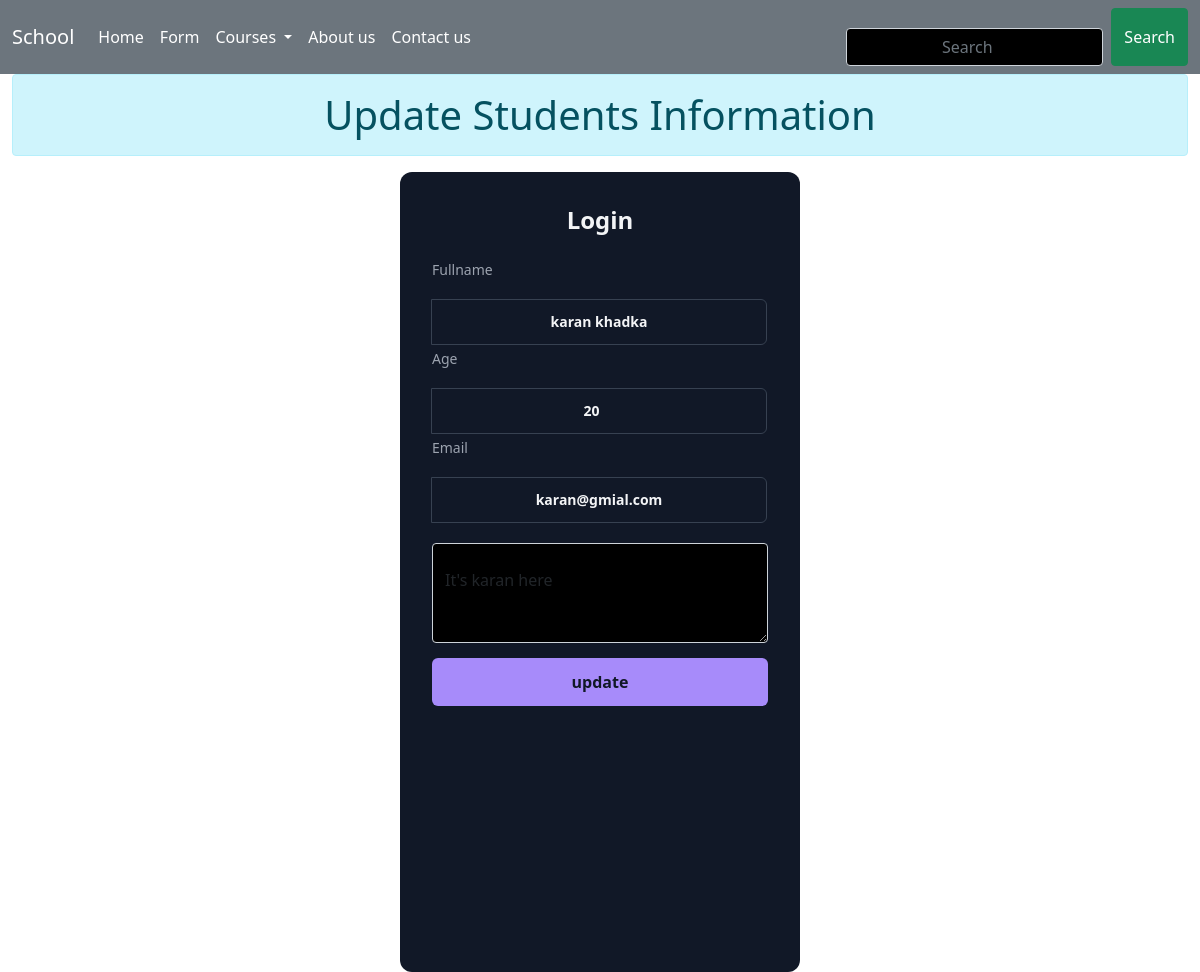
Page /update/21 on the committed database.
### crudApp/models.py (models this page shows)
class Student(models.Model):
    name=models.CharField(max_length=40)
    age=models.IntegerField()
    email=models.EmailField()
    message=models.TextField()
    isDelete=models.BooleanField(default=False)

### crudApp/views.py (the view, shortened to what this page needs)
# urls.py: path('update/<int:id>',update_data,name='update_data'),
def update_data(request,id):
    data=Student.objects.get(id=id)
    return render(request,'crudapp/update.html',{'data':data})

### crudApp/templates/crudapp/update.html (shortened to what this page needs)
{% extends "crudapp/base.html" %} {% block content %}
<div class="container-fluid">
  <div class="row">
    <div class="col-12">
      <h1 class=" text-center alert alert-info">Update Students Information</h1>
      <div class="form-containers d-flex justify-content-center align-items-center" style="height: 100vh;">
        <div class="form-container w-40">
          <p class="title">Login</p>
          <form method="POST" action="{% url 'update_data' data.id %}" class="form">
            <div class="input-group">
              <label for="username">Fullname</label>
              <input type="text" name="name" placeholder="" value="{{data.name}}" />
            </div>
            <div class="input-group">
              <label for="age">Age</label>
              <input type="number" name="age" placeholder="" value="{{data.age}}" />
            </div>
            <div class="input-group">
              <label for="email">Email</label>
              <input type="email" name="email" placeholder="" value="{{data.email}}" />
            </div>
            <div class="form-floating">
              <textarea
                class="form-control"
                placeholder="Leave a comment here"
                name="message"
                id="floatingTextarea2"
                style="height: 100px"
              >{{data.message}}</textarea>
            </div>
            <input class="input-form" type="submit" value="update" />
          </form>
        </div>
      </div>
    </div>
  </div>
</div>
{% endblock content %}

### crudApp/static/css/form.css (style rules this page uses)
.form-containers { height:80vh; width: 100%; }
.form-container { width: 400px; border-radius: 0.75rem; background-color: rgba(17, 24, 39, 1); padding: 2rem; color: rgba(243, 244, 246, 1); text-align: center; height: 100vh; }
.title { text-align: center; font-size: 1.5rem; line-height: 2rem; font-weight: 700; }
.form { margin-top: 1.5rem; }
.input-group { margin-top: 0.25rem; font-size: 0.875rem; line-height: 1.25rem; }
.input-group label { display: block; color: rgba(156, 163, 175, 1); margin-bottom: 4px; }
.input-group input { width: 100%; border-radius: 0.375rem; border: 1px solid rgba(55, 65, 81, 1); outline: 0; background-color: rgba(17, 24, 39, 1); padding: 0.75rem 1rem; color: rgba(243, 244, 246, 1); }
input { display: block; width: 100%; background-color: rgba(167, 139, 250, 1); padding: 0.75rem; text-align: center; color: rgba(17, 24, 39, 1); border: none; border-radius: 0.375rem; font-weight: 600; margin-top: 15px; }
.form-control { background:black; margin-top: 20px; }

### rows in the picture
Student: name "karan khadka", age "20", email "karan@gmial.com", message "It's karan here"
